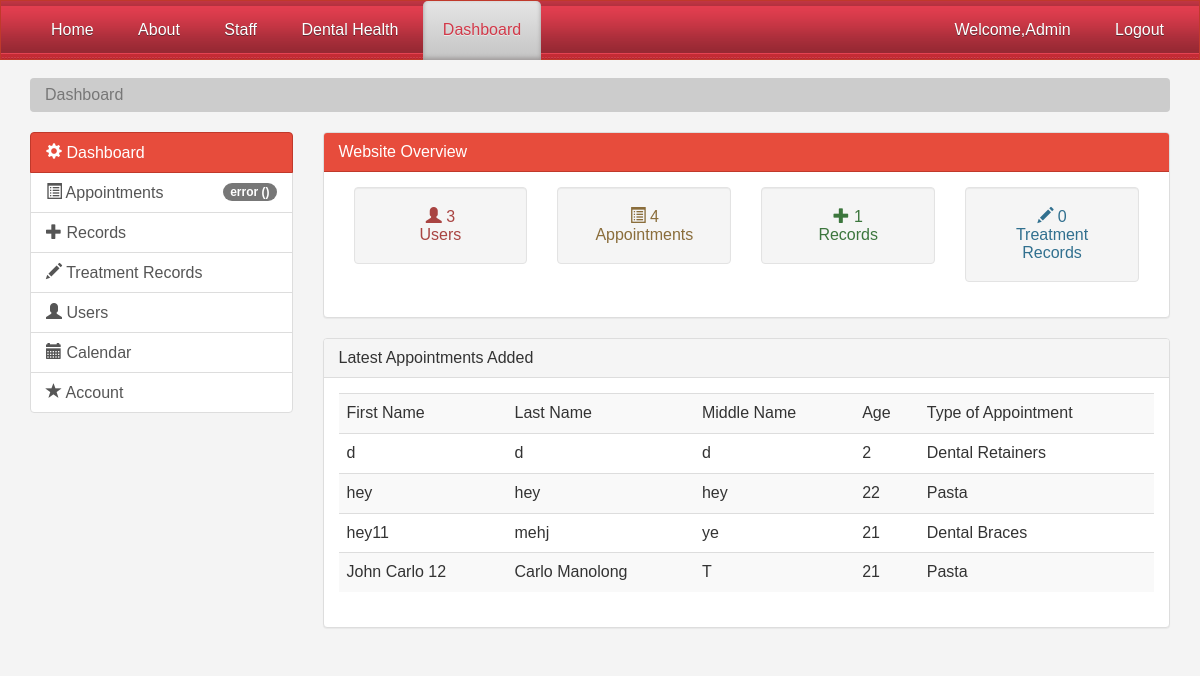
Screenshot of /profileadmin.php (signed in) with the database file from the repository.
### tables this page shows
CREATE TABLE `appointments` (
  `id` int(11) NOT NULL,
  `username` varchar(20) NOT NULL,
  `fname` varchar(20) NOT NULL,
  `lname` varchar(20) NOT NULL,
  `mname` varchar(5) NOT NULL,
  `age` int(11) NOT NULL,
  `gender` varchar(10) NOT NULL,
  `type` varchar(20) NOT NULL,
  `date` date NOT NULL,
  `status` varchar(10) NOT NULL
);

### profileadmin.php (the view, shortened to what this page needs)
<?php
$conn=mysqli_connect("localhost","root","","lmvillamor");
  	$query1 = "SELECT COUNT(*) c FROM users";
$resulted = mysqli_query($conn,$query1);
$row1 = mysqli_fetch_assoc($resulted);
  	$query2 = "SELECT COUNT(*) c FROM appointments";
$resulted1 = mysqli_query($conn,$query2);
$row2 = mysqli_fetch_assoc($resulted1);
  	$query4 = "SELECT COUNT(*) c FROM records";
$resulted2 = mysqli_query($conn,$query4);
$row3 = mysqli_fetch_assoc($resulted2);
  	$query5 = "SELECT COUNT(*) c FROM t_records";
$resulted3 = mysqli_query($conn,$query5);
$row4 = mysqli_fetch_assoc($resulted3);
?>
<!DOCTYPE html>
<html lang="en">
  <head>
  <link rel="stylesheet" href="https://maxcdn.bootstrapcdn.com/bootstrap/3.3.6/css/bootstrap.min.css" />
    <link href="css2/bootstrap.min.css" rel="stylesheet">
    <link href="css2/style.css" rel="stylesheet">
  </head>
  <body>
    <nav class="navbar navbar-default">
          <div class="nav_bg">
		<div class="wrap">
			<ul class="nav">
				<li>
					<a href="index1.php">Home</a>
				</li>
				<li>
					<a href="about.php">About</a>
				</li>
				<li>
					<a href="staff.php">Staff</a>
				</li>
				<li>
					<a href="dentalhealth.php">Dental Health</a>
				</li>
				<li class ="active">
					<a href="profileadmin.php">Dashboard</a>
				</li>
          <ul class="nav_bg navbar-right">
            <li><a href="profileadmin.php">Welcome,<span><?php echo $_SESSION['username']; ?></span></a></li>
            <li><a href="logout.php">Logout</a></li>
          </ul>
		  </ul>
		  	</div>
	</div>
</nav>
    <section id="breadcrumb">
      <div class="container">
        <ol class="breadcrumb">
          <li class="active">Dashboard</li>
        </ol>
      </div>
    </section>
    <section id="main">
      <div class="container">
        <div class="row">
          <div class="col-md-3">
            <div class="list-group">
              <a href="profileadmin.php" class="list-group-item active main-color-bg">
                <span class="glyphicon glyphicon-cog" aria-hidden="true"></span> Dashboard
              </a>
              <a href="appointment2.php" class ="list-group-item"id="notificationLink" onclick = "removeNotification()"><span class="glyphicon glyphicon-list-alt"
			  aria-hidden="true"></span> Appointments <span class ="badge" id="notification_count"></span></a>
              <a href="records.php" class="list-group-item"><span class="glyphicon glyphicon-plus" aria-hidden="true"></span> Records <span class="badge"><?php ?></span></a>
			  <a href="treatmentrecords.php" class="list-group-item"><span class="glyphicon glyphicon-pencil" aria-hidden="true"></span> Treatment Records <span class="badge"><?php ?></span></a>
			  <a href="users.php" class="list-group-item"><span class="glyphicon glyphicon-user" aria-hidden="true"></span> Users <span class="badge"><?php ?></span></a>
			  <a href="calendar.php" class="list-group-item"><span class="glyphicon glyphicon-calendar" aria-hidden="true"></span> Calendar <span class="badge"></span></a>
			  <a href="account.php" class="list-group-item"><span class="glyphicon glyphicon-star" aria-hidden="true"></span> Account <span class="badge"></span></a>
		   </div>
          </div>
         <div class="col-md-9">
            <div class="panel panel-default">
              <div class="panel-heading main-color-bg">
                <h3 class="panel-title	">Website Overview</h3>
              </div>
              <div class="panel-body">
                <div class="col-md-3">
                  <div class="well dash-box">
                    <h2 class="text-danger"><span class="glyphicon glyphicon-user" aria-hidden="true"></span> <?php echo $row1['c'];?></h2>
                    <h4 class="text-danger">Users</h4>
                  </div>
                </div>
                <div class="col-md-3">
                  <div class="well dash-box">
                    <h2 class="text-warning"><span class="glyphicon glyphicon-list-alt" aria-hidden="true"></span> <?php echo $row2['c']; ?></h2>
                    <h4 class="text-warning">Appointments</h4>
                  </div>
                </div>
			   <div class="col-md-3">
                  <div class="well dash-box">
                    <h2 class="text-success"><span class="glyphicon glyphicon-plus" aria-hidden="true"></span> <?php echo $row3['c']; ?></h2>
                    <h4 class="text-success">Records</h4>
                  </div>
                </div>
				<div class="col-md-3">
                  <div class="well dash-box">
                    <h2 class="text-info"><span class="glyphicon glyphicon-pencil" aria-hidden="true"></span> <?php echo $row4['c']; ?></h2>
                    <h4 class="text-info">Treatment Records</h4>
                  </div>
                </div>
              </div>
              </div>
              <div class="panel panel-default">
                <div class="panel-heading">
                  <h3 class="panel-title">Latest Appointments Added</h3>
                </div>
                <div class="panel-body">
                  <table class="table table-striped table-hover">
                      <tr>
	<th>First Name</th>
	<th>Last Name</th>
	<th>Middle Name</th>
	<th>Age</th>
	<th>Type of Appointment</th>
<?php
$conn=mysqli_connect("localhost","root","","lmvillamor");
  $query = "SELECT id, fname,lname,mname,age,type FROM appointments ORDER BY id DESC LIMIT 0,10;";
  $result = mysqli_query($conn, $query);
while($rows=mysqli_fetch_array($result)){
	echo "<tr>";
echo '<td>' . $rows['fname'] . '</td>';
echo '<td>' . $rows['lname'] . '</td>';
echo '<td>' . $rows['mname'] . '</td>';
echo '<td>' . $rows['age'] . '</td>';
echo '<td>' . $rows['type'] . '</td>';
}
?>
</table>
                </div>
              </div>
          </div>
        </div>
      </div>
    </section>
 </body>
</html>

### css2/style.css (style rules this page uses)
body { background:#f4f4f4; }
.navbar { min-height: 50px !important; margin-bottom:0; border-radius:0; }
.wrap { margin:0 auto; width:80%; }
.navbar-default { background-color: #e74c3c; border-color: #c0392b; }
.main-color-bg { background-color: #e74c3c !important; border-color: #c0392b !important; color:#ffffff !important; }
.breadcrumb { background:#cccccc; color:#333333; }
.dash-box { text-align:center; }
html,body,div,span,applet,object,iframe,h1,h2,h3,h4,h5,h6,p,blockquote,pre,a,abbr,acronym,address,big,cite,code,del,dfn,em,img,ins,kbd,q,s,samp,small,strike,strong,sub,sup,tt,var,b,u,i,dl,dt,dd,ol,nav ul,nav li,fieldset,form,label,legend,table,caption,tbody,tfoot,thead,tr,th,td,article,aside,canvas,details,embed,figure,figcaption,footer,header,hgroup,menu,nav,output,ruby,section,summary,time,mark,audio,video { margin:0;padding:0;border:0;font-size:100%;font:inherit;vertical-align:baseline; }
article, aside, details, figcaption, figure,footer, header, hgroup, menu, nav, section { display: block; }
ol,ul { list-style:none;margin:0;padding:0; }
table { border-collapse:collapse;border-spacing:0; }
a { text-decoration:none; }
body { font-family: Arial, Geneva,Helvetica, sans-serif; font-size: 100%; }
.nav_bg { background: url('../images/nav_bg.png') center 0 repeat-x #CF797E; height:58px; }
.nav li { display:inline-block; }
.nav li a { font-family: 'Source Sans Pro', sans-serif; line-height:1.8em; display:block; text-decoration:none; font-weight:normal; color:#ffffff; padding:15px 20px; font-size: 1em; text-transform: capitalize; text-shadow: 0 1px 0 #5C2830; letter-spacing:0px; }
.nav li.active a { text-shadow: 0 1px 0 #EBEBEB; color:#D13949; background: #E5E5E5; background: -moz-linear-gradient(top, #E5E5E5 0%, #C4C4C4 100%); background: -webkit-gradient(linear, left top, left bottom, color-stop(0%,#E5E5E5), color-stop(100%,#C4C4C4)); filter: progid:DXImageTransform.Microsoft.gradient( startColorstr='#E5E5E5', endColorstr='#C4C4C4',GradientType=0 ); -moz-border-radius:5px 5px 0 0; -webkit-border-radius:5px 5px 0 0; border-radius:5px 5px 0 0; box-shadow: inset 0px -2px 4px #9C9797; -webkit-box-shadow: inset 0px -2px 4px #9C9797; -moz-box-shadow: inset 0px -2px 4px #9C9797; -o-box-shadow: inset 0px -2px 4px #9C9797; }
@media (max-width: 1280px) { .wrap { width:95%; } }

### rows the page displays
appointments: fname "d", lname "d", mname "d", age "2", type "Dental Retainers"
appointments: fname "hey", lname "hey", mname "hey", age "22", type "Pasta"
appointments: fname "hey11", lname "mehj", mname "ye", age "21", type "Dental Braces"
appointments: fname "John Carlo 12", lname "Carlo Manolong", mname "T", age "21", type "Pasta"

### other values shown
$_SESSION['username'] "Admin"
$row1['c'] "3"
$row2['c'] "4"
$row3['c'] "1"
$row4['c'] "0"
